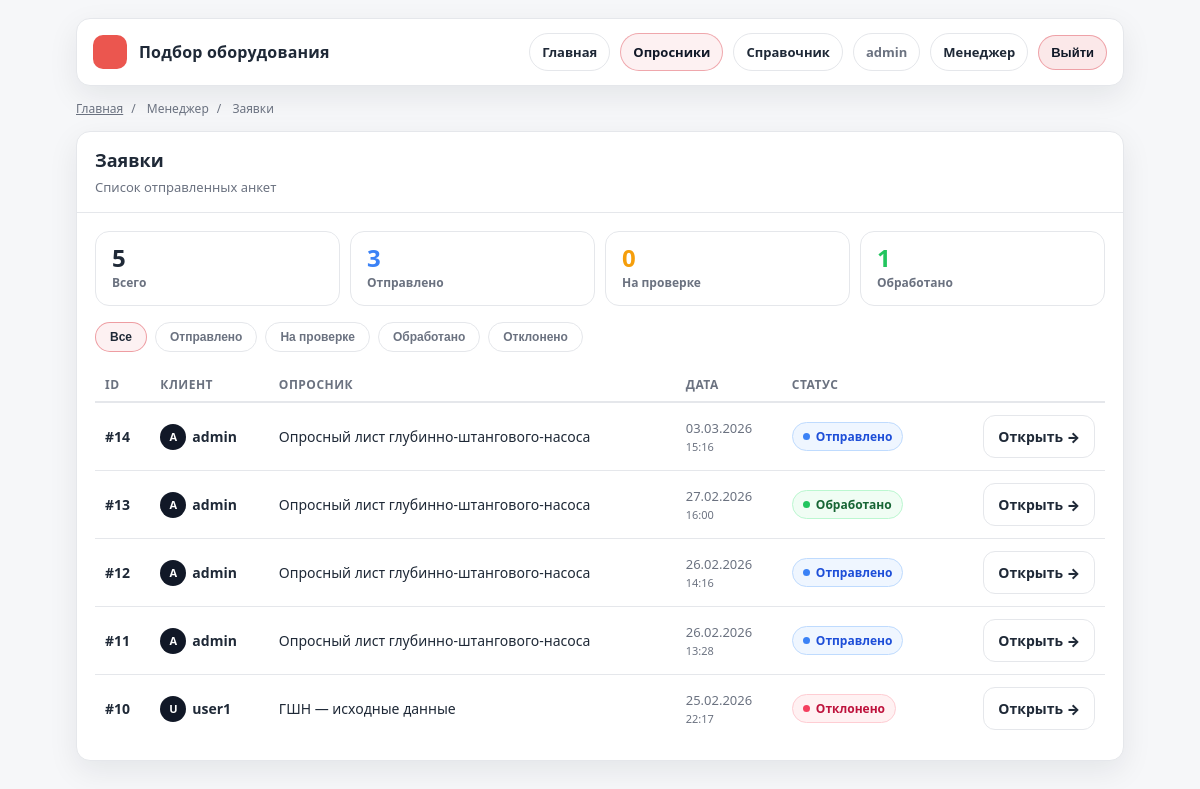
Before: /q/manager/submissions/ (signed in) with the older database file.
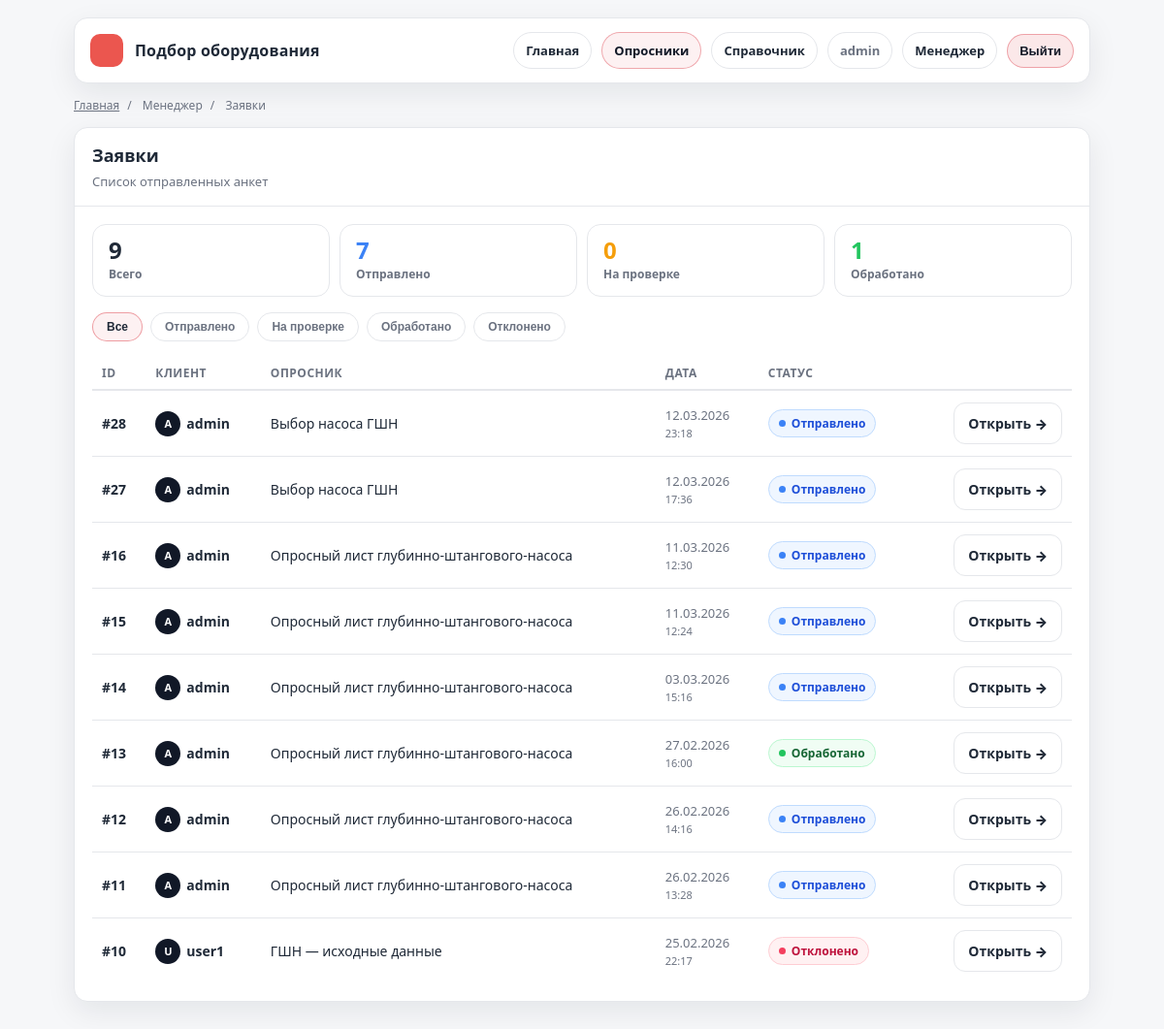
After: the same page with the newer database file.
### questionnaires/models.py (models this page shows, shortened)
class Submission(models.Model):
    DRAFT      = "draft"
    SUBMITTED  = "submitted"
    IN_REVIEW  = "in_review"
    PROCESSED  = "processed"
    REJECTED   = "rejected"
    STATUSES = [
        (DRAFT,     "Черновик"),
        (SUBMITTED, "Отправлено"),
        (IN_REVIEW, "На проверке"),
        (PROCESSED, "Обработано"),
        (REJECTED,  "Отклонено"),
    ]
    questionnaire      = models.ForeignKey(Questionnaire, on_delete=models.PROTECT, related_name="submissions")
    user               = models.ForeignKey(settings.AUTH_USER_MODEL, on_delete=models.CASCADE, related_name="submissions")
    status             = models.CharField(max_length=20, choices=STATUSES, default=DRAFT)
    created_at         = models.DateTimeField(auto_now_add=True)
    submitted_at       = models.DateTimeField(null=True, blank=True)
    processed_data_json = models.JSONField(default=dict, blank=True)
    issues_json        = models.JSONField(default=dict, blank=True)

class Questionnaire(models.Model):
    slug = models.SlugField(unique=True)
    title = models.CharField(max_length=200)
    description = models.TextField(blank=True)
    is_active = models.BooleanField(default=True)

### questionnaires/views.py (the view)
# urls.py: path("manager/submissions/", views.manager_list, name="manager_list"),
@staff_member_required
def manager_list(request):
    items = Submission.objects.exclude(status=Submission.DRAFT).order_by("-created_at")
    count_total     = items.count()
    count_submitted = items.filter(status=Submission.SUBMITTED).count()
    count_in_review = items.filter(status=Submission.IN_REVIEW).count()
    count_processed = items.filter(status=Submission.PROCESSED).count()
    return render(request, "manager/list.html", {
        "items": items,
        "count_total": count_total,
        "count_submitted": count_submitted,
        "count_in_review": count_in_review,
        "count_processed": count_processed,
    })

### templates/manager/list.html (shortened to what this page needs)
{% extends "base.html" %}
{% block crumbs %}
  <div class="crumbs">
    <a href="/">Главная</a><span class="sep">/</span>
    <span>Менеджер</span><span class="sep">/</span>
    <span>Заявки</span>
  </div>
{% endblock %}
{% block content %}
<div class="card">
  <div class="card-head">
    <div>
      <h1 class="card-title">Заявки</h1>
      <div class="card-sub">Список отправленных анкет</div>
    </div>
  </div>
  <div class="card-body">
    <div class="stat-row">
      <div class="stat">
        <div class="stat-num">{{ count_total }}</div>
        <div class="stat-label">Всего</div>
      </div>
      <div class="stat">
        <div class="stat-num" style="color:#3b82f6">{{ count_submitted }}</div>
        <div class="stat-label">Отправлено</div>
      </div>
      <div class="stat">
        <div class="stat-num" style="color:#f59e0b">{{ count_in_review }}</div>
        <div class="stat-label">На проверке</div>
      </div>
      <div class="stat">
        <div class="stat-num" style="color:#22c55e">{{ count_processed }}</div>
        <div class="stat-label">Обработано</div>
      </div>
    </div>
    <div class="filter-row" id="filterRow">
      <button class="filter-btn active" data-status="all">Все</button>
      <button class="filter-btn" data-status="submitted">Отправлено</button>
      <button class="filter-btn" data-status="in_review">На проверке</button>
      <button class="filter-btn" data-status="processed">Обработано</button>
      <button class="filter-btn" data-status="rejected">Отклонено</button>
    </div>
    <table id="submissionsTable">
      <thead>
        <tr>
          <th>ID</th><th>Клиент</th><th>Опросник</th><th>Дата</th><th>Статус</th><th></th>
        </tr>
      </thead>
      <tbody>
        {% for s in items %}
          <tr data-status="{{ s.status }}">
            <td><b>#{{ s.id }}</b></td>
            <td>
              <div class="user-chip">
                <div class="avatar">{{ s.user.username|first|upper }}</div>
                {{ s.user.username }}
              </div>
            </td>
            <td>{{ s.questionnaire.title }}</td>
            <td style="color:var(--muted);font-size:13px;">
              {{ s.created_at|date:"d.m.Y" }}<br>
              <span style="font-size:11px;">{{ s.created_at|date:"H:i" }}</span>
            </td>
            <td>
              {% if s.status == 'submitted' %}<span class="badge badge-submitted">Отправлено</span>
              {% elif s.status == 'in_review' %}<span class="badge badge-in_review">На проверке</span>
              {% elif s.status == 'processed' %}<span class="badge badge-processed">Обработано</span>
              {% elif s.status == 'rejected' %}<span class="badge badge-rejected">Отклонено</span>
              {% endif %}
            </td>
            <td style="text-align:right;">
              <a class="btn ghost" href="{% url 'manager_detail' submission_id=s.id %}">Открыть →</a>
            </td>
          </tr>
        {% empty %}
          <tr><td colspan="6"><div class="empty-state">📋<br>Пока нет заявок</div></td></tr>
        {% endfor %}
      </tbody>
    </table>
  </div>
</div>
{% endblock %}

### templates/base.html (shortened to what this page needs)
<!doctype html>
<html lang="ru">
<head>
</head>
<body>
  <div class="wrap">
    <div class="top">
      <div class="brand">
        <div class="mark" aria-hidden="true"></div>
        <div>
          <div class="brand-title">Подбор оборудования</div>
        </div>
      </div>
      <div class="nav">
        <a class="link" href="/">Главная</a>
        <a class="link primary" href="/q/">Опросники</a>
        <a class="link" href="/q/handbook/">Справочник</a>
        {% if user.is_authenticated %}
          <span class="pill">{{ user.username }}</span>
          {% if user.is_staff %}
            <a class="link" href="/q/manager/submissions/">Менеджер</a>
          {% endif %}
          <form method="post" action="{% url 'logout' %}" style="display:inline;">
            <button class="link danger" type="submit">Выйти</button>
          </form>
        {% else %}
          <a class="link" href="/accounts/login/">Войти</a>
          <a class="link" href="/accounts/signup/">Регистрация</a>
        {% endif %}
      </div>
    </div>
    {% block crumbs %}{% endblock %}
    {% block content %}{% endblock %}
  </div>
</body>
</html>

### templates/base.html (style rules this page uses)
:root { --bg:#f6f7f9; --card:#ffffff; --text:#1f2937; --muted:#6b7280; --line:#e5e7eb; --accent:#eb564f; --accent2:#111827; --radius:14px; --shadow: 0 10px 30px rgba(17,24,39,.08); }
* { box-sizing:border-box }
body { margin:0; font-family: system-ui, -apple-system, Segoe UI, Roboto, Arial, sans-serif; background: var(--bg); color:var(--text); }
a { color:inherit; text-decoration:none }
.wrap { max-width:1080px; margin:0 auto; padding:18px 16px 64px }
.top { display:flex; align-items:center; justify-content:space-between; gap:16px; padding:14px 16px; background: var(--card); border:1px solid var(--line); border-radius: var(--radius); box-shadow: var(--shadow); }
.brand { display:flex; align-items:center; gap:12px; }
.mark { width:34px; height:34px; border-radius:10px; background: var(--accent); }
.brand-title { font-weight:800; letter-spacing:.2px }
.nav { display:flex; gap:10px; flex-wrap:wrap; align-items:center; justify-content:flex-end }
.link { display:inline-flex; align-items:center; gap:8px; padding:9px 12px; border-radius:999px; border:1px solid var(--line); background: #fff; font-weight:700; font-size:13px; }
.link.primary { border-color: rgba(214,31,44,.35); background: rgba(214,31,44,.06); color: var(--accent2); }
.link.danger { border-color: rgba(214,31,44,.35); background: rgba(214,31,44,.10); color: var(--accent2); }
.pill { display:inline-flex; align-items:center; padding:9px 12px; border-radius:999px; border:1px solid var(--line); background:#fff; color:var(--muted); font-weight:700; font-size:13px; }
.crumbs { margin-top:14px; color:var(--muted); font-size:12px; }
.crumbs a { color:var(--muted); text-decoration:underline }
.crumbs .sep { margin:0 8px }
.card { margin-top:14px; background: var(--card); border:1px solid var(--line); border-radius: var(--radius); box-shadow: var(--shadow); overflow:hidden; }
.card-head { padding:16px 18px; border-bottom:1px solid var(--line); display:flex; align-items:flex-start; justify-content:space-between; gap:14px; }
.card-title { margin:0; font-size:18px; font-weight:900 }
.card-sub { margin-top:6px; color:var(--muted); font-size:13px }
.card-body { padding:18px }
.btn { display:inline-flex; align-items:center; justify-content:center; gap:8px; padding:11px 14px; border-radius: 12px; border:1px solid var(--line); background:#fff; font-weight:900; cursor:pointer; }
.btn.ghost { background:#fff }

### templates/manager/list.html (style rules this page uses)
.badge { display:inline-flex; align-items:center; gap:6px; padding:5px 10px; border-radius:999px; font-size:12px; font-weight:800; }
.badge::before { content:''; width:7px; height:7px; border-radius:50%; flex-shrink:0; }
.badge-submitted { background:#eff6ff; border:1px solid #bfdbfe; color:#1d4ed8; }
.badge-submitted::before { background:#3b82f6; }
.badge-processed { background:#f0fdf4; border:1px solid #bbf7d0; color:#166534; }
.badge-processed::before { background:#22c55e; }
.badge-rejected { background:#fff1f2; border:1px solid #fecdd3; color:#be123c; }
.badge-rejected::before { background:#f43f5e; }
.stat-row { display:flex; gap:10px; flex-wrap:wrap; margin-bottom:16px; }
.stat { flex:1; min-width:110px; padding:14px 16px; border:1px solid var(--line); border-radius:var(--radius); background:#fff; }
.stat-num { font-size:24px; font-weight:900; line-height:1; }
.stat-label { font-size:12px; color:var(--muted); font-weight:700; margin-top:4px; }
table { width:100%; border-collapse:collapse; }
thead tr { border-bottom:2px solid var(--line); }
thead th { text-align:left; padding:8px 10px; font-size:12px; font-weight:800; color:var(--muted); text-transform:uppercase; letter-spacing:.5px; }
tbody tr { border-bottom:1px solid var(--line); transition:background .12s; }
tbody tr:last-child { border-bottom:none; }
tbody td { padding:12px 10px; font-size:14px; }
.filter-row { display:flex; gap:8px; flex-wrap:wrap; margin-bottom:16px; }
.filter-btn { padding:7px 14px; border-radius:999px; border:1px solid var(--line); background:#fff; font-size:12px; font-weight:800; cursor:pointer; color:var(--muted); transition:all .12s; }
.filter-btn:hover, .filter-btn.active { border-color:rgba(214,31,44,.4); background:rgba(214,31,44,.06); color:var(--text); }
.user-chip { display:inline-flex; align-items:center; gap:6px; font-weight:700; }
.avatar { width:26px; height:26px; border-radius:50%; background:var(--accent2); color:#fff; font-size:11px; font-weight:900; display:grid; place-items:center; }

Changed rows visible on the page:
added Submission: id "28", user.username|first "A", user.username "admin", questionnaire "Выбор насоса ГШН", created_at "12.03.2026", created_at "23:18", status "Отправлено"
added Submission: id "27", user.username|first "A", user.username "admin", questionnaire "Выбор насоса ГШН", created_at "12.03.2026", created_at "17:36", status "Отправлено"
added Submission: id "16", user.username|first "A", user.username "admin", questionnaire "Опросный лист глубинно-штангового-насоса", created_at "11.03.2026", created_at "12:30", status "Отправлено"
added Submission: id "15", user.username|first "A", user.username "admin", questionnaire "Опросный лист глубинно-штангового-насоса", created_at "11.03.2026", created_at "12:24", status "Отправлено"
Other visible differences:
{{ count_total }}: "5" → "9"
{{ count_submitted }}: "3" → "7"
